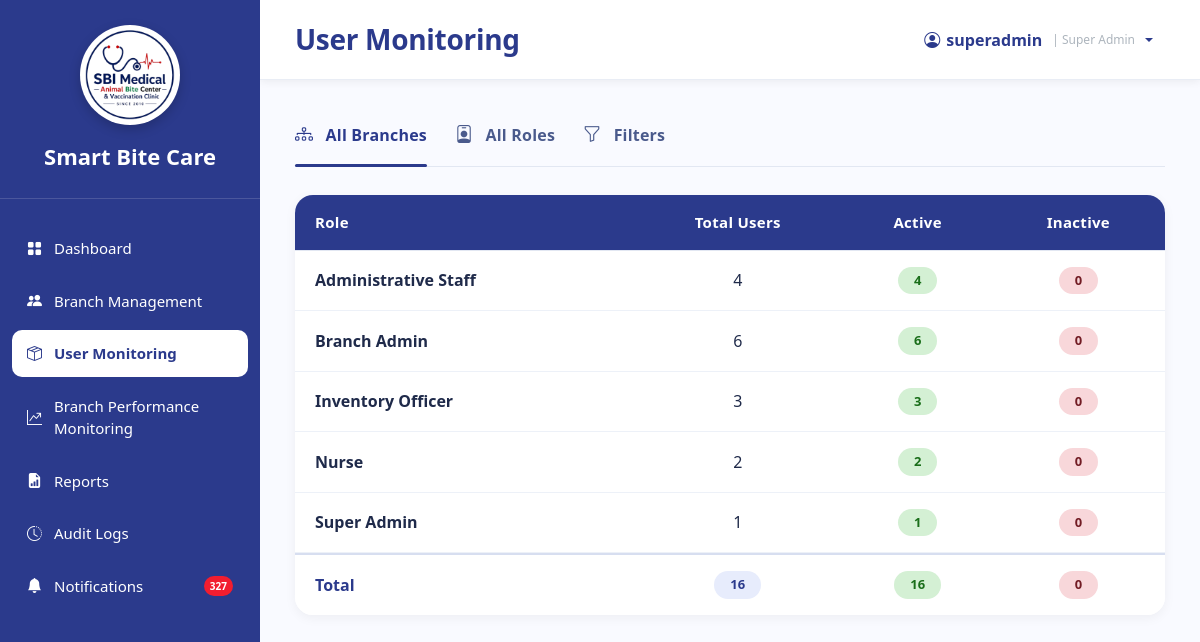
/SuperAdmin_UserMonitoring.php (signed in), run on the app's committed database.
### tables this page shows
CREATE TABLE `roles` (
  `role_id` int(11) NOT NULL,
  `role_name` varchar(100) NOT NULL
);

### sources/notification_helper.php (called while the page is built, shortened)
<?php
function getUnreadNotificationCount($conn, $user_id)
{
    $query = "
        SELECT COUNT(*) AS unread_count
        FROM notifications
        WHERE user_id = ?
          AND is_read = 0
    ";
    $stmt = $conn->prepare($query);
    $stmt->bind_param("i", $user_id);
    $stmt->execute();
    $result = $stmt->get_result();
    $row = $result->fetch_assoc();
    return (int)($row['unread_count'] ?? 0);
}

### SuperAdmin_UserMonitoring.php (the view, shortened to what this page needs)
<?php
require_once 'sources/db_connect.php';
require_once 'sources/notification_helper.php';
$user_id = (int)$_SESSION['user_id'];
$notification_count = getUnreadNotificationCount($conn, $user_id);
$filter_type = isset($_GET['filter']) ? trim($_GET['filter']) : 'all';
$branch_filter = isset($_GET['branch_id']) ? trim($_GET['branch_id']) : '';
$role_filter = isset($_GET['role_id']) ? trim($_GET['role_id']) : '';
$roles_data = [];
$total_users = 0;
$total_active = 0;
$total_inactive = 0;
$sql = "SELECT r.role_id, r.role_name,
        COUNT(u.user_id) as total_users,
        SUM(CASE WHEN u.status = 'Active' THEN 1 ELSE 0 END) as active_users,
        SUM(CASE WHEN u.status = 'Inactive' THEN 1 ELSE 0 END) as inactive_users
        FROM roles r
        LEFT JOIN users u ON r.role_id = u.role_id";
$sql .= " GROUP BY r.role_id, r.role_name ORDER BY r.role_name";
$stmt = $conn->prepare($sql);
$stmt->execute();
$result = $stmt->get_result();
while ($row = $result->fetch_assoc()) {
    $roles_data[] = $row;
    $total_users += $row['total_users'];
    $total_active += $row['active_users'];
    $total_inactive += $row['inactive_users'];
}
$branch_stats = [];
?>
<!DOCTYPE html>
<html lang="en">
<head>
    <link href="https://cdn.jsdelivr.net/npm/bootstrap@5.3.3/dist/css/bootstrap.min.css" rel="stylesheet" />
    <link rel="stylesheet" href="https://cdn.jsdelivr.net/npm/bootstrap-icons@1.11.3/font/bootstrap-icons.min.css" />
    <link rel="stylesheet" href="sidebar.css" />
</head>
<body>
<div class="sidebar">
    <div class="logo-area">
        <div class="logo-frame">
            <img src="logo.png" alt="Smart Bite Care Logo" class="logo" />
        </div>
        <div class="system-name">Smart Bite Care</div>
    </div>
    <nav class="nav-menu">
        <ul>
            <li><a href="SuperAdmin_Dashboard.php"><i class="bi bi-grid-fill"></i><span>Dashboard</span></a></li>
            <li><a href="SuperAdmin_CombinedManagement.php"><i class="bi bi-people-fill"></i><span>Branch Management</span></a></li>
            <li><a class="active" href="SuperAdmin_UserMonitoring.php"><i class="bi bi-box-seam"></i><span>User Monitoring</span></a></li>
            <li><a href="SuperAdmin_BranchPerformanceMonitoring.php"><i class="bi bi-graph-up-arrow"></i><span>Branch Performance Monitoring</span></a></li>
            <li><a href="SuperAdmin_Reports.php"><i class="bi bi-file-earmark-bar-graph-fill"></i><span>Reports</span></a></li>
            <li><a href="SuperAdmin_AuditLogs.php"><i class="bi bi-clock-history"></i><span>Audit Logs</span></a></li>
            <li><a href="SuperAdmin_Notifications.php" class="notification-link">
                <i class="bi bi-bell-fill"></i><span>Notifications</span>
                <?php if ($notification_count > 0): ?>
                    <span class="notification-badge"><?php echo $notification_count; ?></span>
                <?php endif; ?>
            </a></li>
        </ul>
    </nav>
</div>
<div class="main">
    <div class="topbar">
        <h3>User Monitoring</h3>
        <div class="dropdown">
            <button
                class="profile profile-button dropdown-toggle"
                type="button"
                id="superAdminProfileMenu"
                data-bs-toggle="dropdown"
                aria-expanded="false"
            >
                <i class="bi bi-person-circle"></i>
                <span><?php echo htmlspecialchars($_SESSION['username'] ?? 'SUPER ADMIN', ENT_QUOTES, 'UTF-8'); ?></span>
                <span class="profile-role">| Super Admin</span>
            </button>
        </div>
    </div>
    <div class="content">
        <div class="nav-tabs-custom">
            <a href="SuperAdmin_UserMonitoring.php?filter=all" class="tab-item <?php echo $filter_type === 'all' ? 'active' : ''; ?>">
                <i class="bi bi-diagram-3"></i> All Branches
            </a>
            <a href="SuperAdmin_UserMonitoring.php?filter=roles" class="tab-item <?php echo $filter_type === 'roles' ? 'active' : ''; ?>">
                <i class="bi bi-person-badge"></i> All Roles
            </a>
            <a href="SuperAdmin_UserMonitoring.php?filter=branches" class="tab-item <?php echo $filter_type === 'branches' ? 'active' : ''; ?>">
                <i class="bi bi-funnel"></i> Filters
            </a>
        </div>
        <div class="table-wrap">
            <table class="table">
                <thead>
                    <tr>
                        <th><?php echo ($filter_type === 'branches' && !empty($branch_filter)) ? 'Role' : (($filter_type === 'roles' && !empty($role_filter)) ? 'Branch' : 'Role'); ?></th>
                        <th class="text-center">Total Users</th>
                        <th class="text-center">Active</th>
                        <th class="text-center">Inactive</th>
                    </tr>
                </thead>
                <tbody>
                    <?php if ($filter_type === 'branches' && !empty($branch_filter)): ?>
                        <?php if (!empty($branch_stats)): ?>
                            <?php foreach ($branch_stats as $stat): ?>
                                <tr>
                                    <td><strong><?php echo htmlspecialchars($stat['role_name']); ?></strong></td>
                                    <td class="text-center"><?php echo number_format($stat['total_users']); ?></td>
                                    <td class="text-center">
                                        <span class="badge-count active-badge"><?php echo number_format($stat['active_users']); ?></span>
                                    </td>
                                    <td class="text-center">
                                        <span class="badge-count inactive-badge"><?php echo number_format($stat['inactive_users']); ?></span>
                                    </td>
                                </tr>
                            <?php endforeach; ?>
                            <tr class="total-row">
                                <td><strong>Total</strong></td>
                                <td class="text-center"><span class="badge-count"><?php echo number_format(array_sum(array_column($branch_stats, 'total_users'))); ?></span></td>
                                <td class="text-center"><span class="badge-count active-badge"><?php echo number_format(array_sum(array_column($branch_stats, 'active_users'))); ?></span></td>
                                <td class="text-center"><span class="badge-count inactive-badge"><?php echo number_format(array_sum(array_column($branch_stats, 'inactive_users'))); ?></span></td>
                            </tr>
                        <?php else: ?>
                            <tr>
                                <td colspan="4" class="text-center py-4">
                                    <i class="bi bi-inbox fs-1 d-block mb-2" style="color: #ccc;"></i>
                                    No users found for this branch.
                                </td>
                            </tr>
                        <?php endif; ?>
                    <?php else: ?>
                        <?php if (!empty($roles_data)): ?>
                            <?php foreach ($roles_data as $role): ?>
                                <tr>
                                    <td><strong><?php echo htmlspecialchars($role['role_name']); ?></strong></td>
                                    <td class="text-center"><?php echo number_format($role['total_users']); ?></td>
                                    <td class="text-center">
                                        <span class="badge-count active-badge"><?php echo number_format($role['active_users']); ?></span>
                                    </td>
                                    <td class="text-center">
                                        <span class="badge-count inactive-badge"><?php echo number_format($role['inactive_users']); ?></span>
                                    </td>
                                </tr>
                            <?php endforeach; ?>
                            <tr class="total-row">
                                <td><strong>Total</strong></td>
                                <td class="text-center"><span class="badge-count"><?php echo number_format($total_users); ?></span></td>
                                <td class="text-center"><span class="badge-count active-badge"><?php echo number_format($total_active); ?></span></td>
                                <td class="text-center"><span class="badge-count inactive-badge"><?php echo number_format($total_inactive); ?></span></td>
                            </tr>
                        <?php endif; ?>
                    <?php endif; ?>
                </tbody>
            </table>
        </div>
    </div>
</div>
</body>
</html>

### sidebar.css (style rules this page uses)
:root { --primary:#2B3A8C; --accent:#F21D2F; --bg:#F2F2F2; --white:#fff; }
.sidebar { width:260px; height:100vh; height:100dvh; min-height:0; background:var(--primary); display:flex; flex-direction:column; color:white; position:fixed; left:0; top:0; overflow:hidden; z-index:1000; box-sizing:border-box; }
.sidebar * { box-sizing:border-box; }
.logo-area { padding:25px 20px; border-bottom:1px solid rgba(255,255,255,.15); text-align:center; flex-shrink:0; }
.logo { width: 90px; height: 90px; display: block; object-fit: contain; }
.logo-frame { width: 100px; height: 100px; margin: 0 auto; border-radius: 50%; background: #fff; display: flex; align-items: center; justify-content: center; overflow: hidden; box-shadow: 0 4px 12px rgba(0,0,0,.2); border: 3px solid rgba(255,255,255,.3); }
.system-name { margin-top:15px; font-size:22px; font-weight:700; }
.nav-menu { margin-top:20px; flex:1; min-height:0; padding-bottom:10px; overflow-x:hidden; overflow-y:auto; overscroll-behavior:contain; scrollbar-width:thin; scrollbar-color:rgba(255,255,255,.45) transparent; -webkit-overflow-scrolling:touch; }
.nav-menu ul { list-style:none; padding:0; margin:0; }
.nav-menu li { margin:6px 12px; }
.nav-menu a { color:white; text-decoration:none; display:flex; align-items:center; gap:12px; padding:12px 15px; border-radius:10px; transition:.25s; font-size:15px; }
.nav-menu a.active { background:white; color:var(--primary); font-weight:600; }
.notification-link { display: flex !important; align-items: center; justify-content: flex-start !important; width: 100%; }
.notification-badge { display: inline-flex; align-items: center; justify-content: center; min-width: 20px; height: 20px; padding: 0 6px; margin-left: 6px; background: #dc3545; color: #ffffff; border-radius: 999px; font-size: 11px; font-weight: 700; line-height: 1; white-space: nowrap; }

### data on the page
roles: role_name "Administrative Staff", total_users "4", active_users "4", inactive_users "0"
roles: role_name "Branch Admin", total_users "6", active_users "6", inactive_users "0"
roles: role_name "Inventory Officer", total_users "3", active_users "3", inactive_users "0"
roles: role_name "Nurse", total_users "2", active_users "2", inactive_users "0"
roles: role_name "Super Admin", total_users "1", active_users "1", inactive_users "0"

### other printed values
$notification_count "327"
$_SESSION['username'] "superadmin"
$total_users "16"
$total_active "16"
$total_inactive "0"
